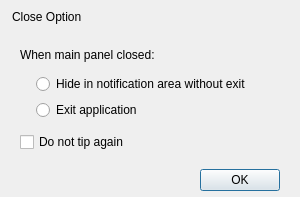
<?xml version="1.0" encoding="UTF-8"?>
<ui version="4.0">
 <class>CloseOptionDialog</class>
 <widget class="QDialog" name="CloseOptionDialog">
  <property name="geometry">
   <rect>
    <x>0</x>
    <y>0</y>
    <width>300</width>
    <height>197</height>
   </rect>
  </property>
  <property name="windowTitle">
   <string>CloseOptionDialog</string>
  </property>
  <layout class="QVBoxLayout" name="verticalLayoutMain" stretch="0,1,0">
   <property name="spacing">
    <number>0</number>
   </property>
   <property name="leftMargin">
    <number>0</number>
   </property>
   <property name="topMargin">
    <number>0</number>
   </property>
   <property name="rightMargin">
    <number>0</number>
   </property>
   <property name="bottomMargin">
    <number>0</number>
   </property>
   <item>
    <widget class="QWidget" name="titlebar" native="true">
     <property name="sizePolicy">
      <sizepolicy hsizetype="Expanding" vsizetype="Expanding">
       <horstretch>0</horstretch>
       <verstretch>0</verstretch>
      </sizepolicy>
     </property>
     <property name="minimumSize">
      <size>
       <width>0</width>
       <height>33</height>
      </size>
     </property>
     <property name="maximumSize">
      <size>
       <width>16777215</width>
       <height>33</height>
      </size>
     </property>
     <layout class="QHBoxLayout" name="horizontalLayout_11">
      <property name="spacing">
       <number>0</number>
      </property>
      <property name="leftMargin">
       <number>0</number>
      </property>
      <property name="topMargin">
       <number>0</number>
      </property>
      <property name="rightMargin">
       <number>0</number>
      </property>
      <property name="bottomMargin">
       <number>0</number>
      </property>
      <item>
       <widget class="QWidget" name="titlewidget" native="true">
        <property name="sizePolicy">
         <sizepolicy hsizetype="Expanding" vsizetype="Expanding">
          <horstretch>0</horstretch>
          <verstretch>0</verstretch>
         </sizepolicy>
        </property>
        <layout class="QHBoxLayout" name="horizontalLayout_10">
         <property name="spacing">
          <number>0</number>
         </property>
         <property name="leftMargin">
          <number>12</number>
         </property>
         <property name="topMargin">
          <number>0</number>
         </property>
         <property name="rightMargin">
          <number>0</number>
         </property>
         <property name="bottomMargin">
          <number>0</number>
         </property>
         <item>
          <widget class="QLabel" name="title">
           <property name="sizePolicy">
            <sizepolicy hsizetype="Expanding" vsizetype="Expanding">
             <horstretch>0</horstretch>
             <verstretch>0</verstretch>
            </sizepolicy>
           </property>
           <property name="text">
            <string>Close Option</string>
           </property>
          </widget>
         </item>
        </layout>
       </widget>
      </item>
      <item>
       <spacer name="horizontalSpacer">
        <property name="orientation">
         <enum>Qt::Horizontal</enum>
        </property>
        <property name="sizeHint" stdset="0">
         <size>
          <width>233</width>
          <height>2</height>
         </size>
        </property>
       </spacer>
      </item>
      <item>
       <layout class="QVBoxLayout" name="verticalLayout_6">
        <property name="spacing">
         <number>0</number>
        </property>
        <property name="leftMargin">
         <number>0</number>
        </property>
        <property name="topMargin">
         <number>0</number>
        </property>
        <property name="rightMargin">
         <number>0</number>
        </property>
        <property name="bottomMargin">
         <number>0</number>
        </property>
        <item>
         <layout class="QHBoxLayout" name="horizontalLayout_6">
          <property name="spacing">
           <number>0</number>
          </property>
          <property name="leftMargin">
           <number>0</number>
          </property>
          <property name="topMargin">
           <number>0</number>
          </property>
          <property name="rightMargin">
           <number>0</number>
          </property>
          <property name="bottomMargin">
           <number>0</number>
          </property>
          <item>
           <widget class="QPushButton" name="btnClose">
            <property name="sizePolicy">
             <sizepolicy hsizetype="Expanding" vsizetype="Expanding">
              <horstretch>0</horstretch>
              <verstretch>0</verstretch>
             </sizepolicy>
            </property>
            <property name="focusPolicy">
             <enum>Qt::NoFocus</enum>
            </property>
            <property name="text">
             <string/>
            </property>
            <property name="flat">
             <bool>true</bool>
            </property>
           </widget>
          </item>
         </layout>
        </item>
        <item>
         <spacer name="verticalSpacer_4">
          <property name="orientation">
           <enum>Qt::Vertical</enum>
          </property>
          <property name="sizeType">
           <enum>QSizePolicy::Expanding</enum>
          </property>
          <property name="sizeHint" stdset="0">
           <size>
            <width>0</width>
            <height>1</height>
           </size>
          </property>
         </spacer>
        </item>
       </layout>
      </item>
     </layout>
    </widget>
   </item>
   <item>
    <widget class="QWidget" name="centralPanel" native="true">
     <layout class="QVBoxLayout" name="verticalLayout">
      <property name="spacing">
       <number>12</number>
      </property>
      <property name="leftMargin">
       <number>20</number>
      </property>
      <property name="topMargin">
       <number>12</number>
      </property>
      <property name="bottomMargin">
       <number>12</number>
      </property>
      <item>
       <layout class="QGridLayout" name="gridLayout_3" columnstretch="0,1">
        <property name="verticalSpacing">
         <number>9</number>
        </property>
        <item row="0" column="0" colspan="2">
         <widget class="QLabel" name="tagClosePanel">
          <property name="text">
           <string>When main panel closed:</string>
          </property>
         </widget>
        </item>
        <item row="1" column="0">
         <spacer name="horizontalSpacer_8">
          <property name="orientation">
           <enum>Qt::Horizontal</enum>
          </property>
          <property name="sizeType">
           <enum>QSizePolicy::Fixed</enum>
          </property>
          <property name="sizeHint" stdset="0">
           <size>
            <width>10</width>
            <height>20</height>
           </size>
          </property>
         </spacer>
        </item>
        <item row="1" column="1">
         <layout class="QVBoxLayout" name="verticalLayout_8">
          <item>
           <widget class="QRadioButton" name="radioButtonPanelHide">
            <property name="text">
             <string>Hide in notification area without exit</string>
            </property>
           </widget>
          </item>
          <item>
           <widget class="QRadioButton" name="radioButtonPanelExit">
            <property name="text">
             <string>Exit application</string>
            </property>
           </widget>
          </item>
         </layout>
        </item>
       </layout>
      </item>
      <item>
       <widget class="QCheckBox" name="checkBoxRemind">
        <property name="text">
         <string>Do not tip again</string>
        </property>
       </widget>
      </item>
     </layout>
    </widget>
   </item>
   <item>
    <widget class="QWidget" name="bottomBar" native="true">
     <property name="minimumSize">
      <size>
       <width>0</width>
       <height>33</height>
      </size>
     </property>
     <property name="maximumSize">
      <size>
       <width>16777215</width>
       <height>33</height>
      </size>
     </property>
     <layout class="QHBoxLayout" name="horizontalLayout">
      <property name="leftMargin">
       <number>0</number>
      </property>
      <property name="topMargin">
       <number>0</number>
      </property>
      <property name="rightMargin">
       <number>20</number>
      </property>
      <property name="bottomMargin">
       <number>0</number>
      </property>
      <item>
       <spacer name="horizontalSpacer_2">
        <property name="orientation">
         <enum>Qt::Horizontal</enum>
        </property>
        <property name="sizeHint" stdset="0">
         <size>
          <width>40</width>
          <height>20</height>
         </size>
        </property>
       </spacer>
      </item>
      <item>
       <widget class="QPushButton" name="pushButtonClose">
        <property name="minimumSize">
         <size>
          <width>75</width>
          <height>0</height>
         </size>
        </property>
        <property name="text">
         <string>OK</string>
        </property>
       </widget>
      </item>
     </layout>
    </widget>
   </item>
  </layout>
 </widget>
 <layoutdefault spacing="6" margin="11"/>
 <resources>
  <include location="../inst.qrc"/>
 </resources>
 <connections/>
</ui>
